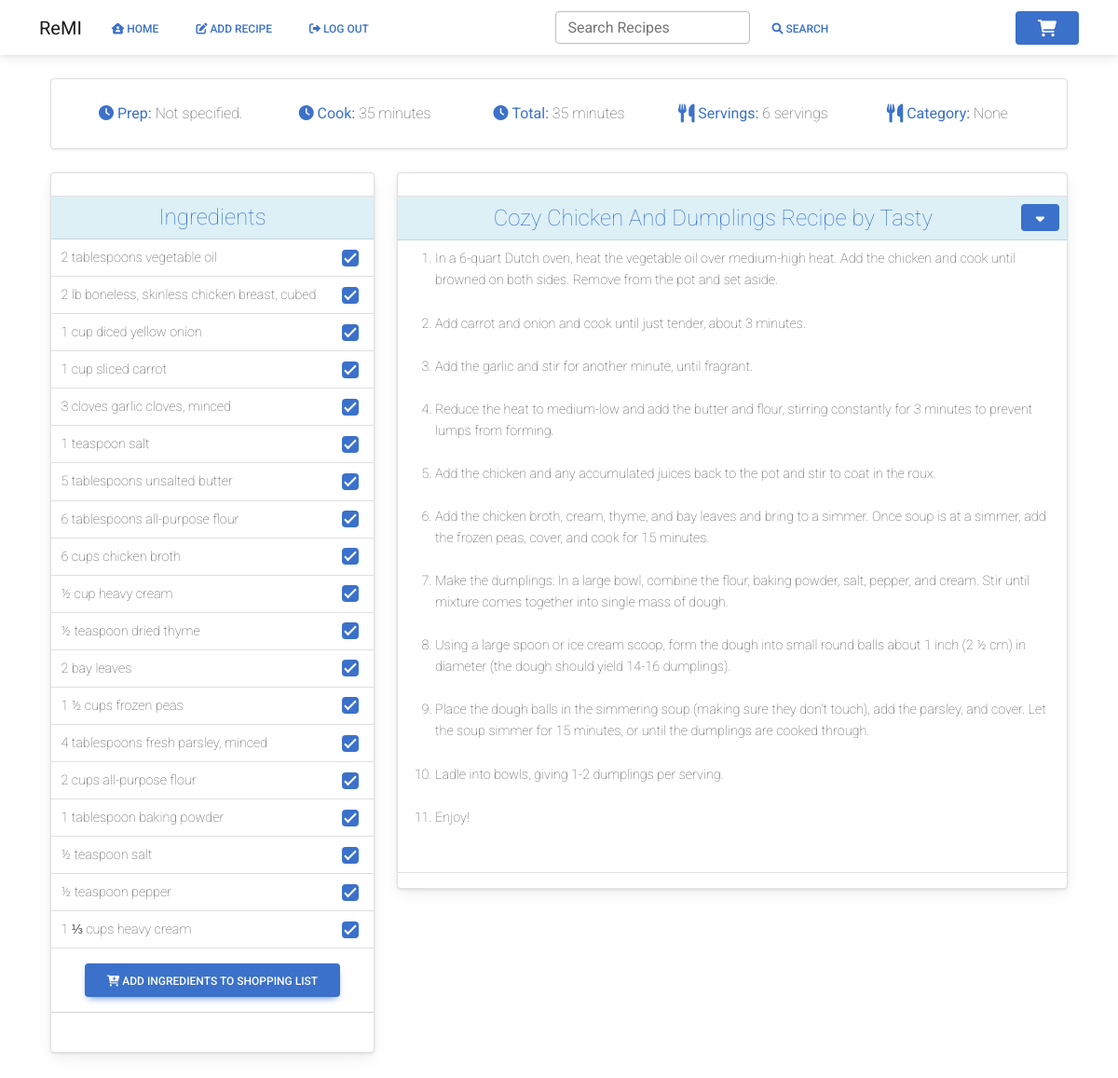
The page /random_recipe (signed in) on the database its author committed.
### website/models.py (models this page shows)
class Recipe(db.Model):
    id = db.Column(db.Integer, primary_key=True)
    uuid = db.Column(db.Integer, primary_key=False)
    username = db.Column(db.Integer, db.ForeignKey('user.id'))
    recipe_name = db.Column(db.String(200))
    prep_time = db.Column(db.Integer, primary_key=False)
    cook_time = db.Column(db.Integer, primary_key=False)
    total_time = db.Column(db.Integer, primary_key=False)
    ingredients = db.Column(db.String())
    servings = db.Column(db.String())
    ingredients_quantity = db.Column(db.String())
    ingredients_measurement = db.Column(db.String())
    instructions = db.Column(db.String())
    instructions_json = db.Column(db.String())
    original_url = db.Column(db.String())
    date_parsed = db.Column(db.String())
    image = db.Column(db.String())
    favorite = db.Column(db.Boolean, default=False)
    category = db.Column(db.String())
    ingredient_list = db.relationship('Ingredients')
    tags = db.relationship('Tag', secondary=recipe_tag, backref='recipe')

class Ingredients(db.Model):
    id = db.Column(db.Integer, primary_key=True)
    uuid = db.Column(db.Integer, primary_key=False)
    recipe = db.Column(db.Integer, db.ForeignKey('recipe.uuid'))
    ingredient = db.Column(db.String())
    ing_type = db.Column(db.String(), default="misc")
    ing_display = db.Column(db.String(), default="Misc.")

### website/views.py (the view, shortened to what this page needs)
@views.route('/random_recipe', methods=['POST', 'GET'])
@login_required
def random_recipe():
    shopping_list = ShoppingList.query.count()
    recipe = Recipe.query.filter_by(username=current_user.id).group_by(func.random()).first()
    ingredients = Ingredients.query.filter_by(uuid=recipe.uuid).all()
    return render_template("random_recipe.html", recipe=recipe, ingredients=ingredients, user=current_user,
                           shopping_list=shopping_list, view_id=recipe.uuid)

### website/__init__.py (called while the page is built)
def create_app():
    app = Flask(__name__)
    app.config['SECRET_KEY'] = 'sdf897sdf987'
    app.config['SQLALCHEMY_DATABASE_URI'] = f'sqlite:///{DB_NAME}'
    db.init_app(app)
    migrate.init_app(app, db)
    from .views import views
    from .auth import auth
    app.register_blueprint(views, url_prefix='/')
    app.register_blueprint(auth, url_prefix='/')
    from .models import User, Recipe
    with app.app_context():
        db.create_all()
    login_manager = LoginManager()
    login_manager.login_view = 'auth.login'
    login_manager.init_app(app)
    @login_manager.user_loader
    def load_user(id):
        return User.query.get(int(id))
    return app

### website/templates/random_recipe.html (shortened to what this page needs)
{% extends "base.html" %}
{% block content %}
<br>
<div class="container">
    <div class="row">
        <div class="col">
            <div class="card shadow-2 border" style="border-radius:4px;">
                <div class="card-body">
                    <div class="container">
                        <div class="row">
                            <div class="col text-center">
                                <span class="fw-lighter"><span class="text-primary"><i
                                        class="fa-solid fa-clock"></i> <b>Prep:</b></span> {{ recipe.prep_time }}</span>
                            </div>
                            <div class="col text-center">
                                <span class="fw-lighter"><span class="text-primary"><i
                                        class="fa-solid fa-clock"></i> <b>Cook:</b></span> {{ recipe.cook_time }}</span>
                            </div>
                            <div class="col text-center">
                                <span class="fw-lighter"><span class="text-primary"><i
                                        class="fa-solid fa-clock"></i> <b>Total:</b></span> {{ recipe.total_time }}</span>
                            </div>
                            <div class="col text-center">
                                <span class="fw-lighter"><span class="text-primary"><i class="fa fa-cutlery fa-lg"></i> <b>Servings:</b></span> {{ recipe.servings }}</span>
                            </div>
                            <div class="col text-center">
                                <span class="fw-lighter"><span class="text-primary"><i class="fa fa-cutlery fa-lg"></i> <b>Category:</b></span> {{ recipe.category  }}</span>
                            </div>
                        </div>
                    </div>
                </div>
            </div>
        </div>
    </div>
    <br>
    <form method="POST">
        <div class="row">
            <div class="col-4">
                <div class="card text-left bg-light mb-10" style="border-radius:4px;">
                    <div class="card shadow-2 border" style="border-radius:4px;">
                        <div class="card-header border-0 text-center" style="border-radius:4px;">
                        </div>
                        <div class="table-responsive">
                            <table class="table align-items-center table-flush table-sm">
                                <thead class="table-info">
                                <tr>
                                    <td class="border-top text-center align-middle" scope="col" colspan="2"><h4 class="mb-0"><span
                                            class="text-primary fw-lighter mb-0">Ingredients</span></h4></td>
                                </tr>
                                </thead>
                                <tbody>
                                {% for ingredient in ingredients %}
                                <tr>
                                    <td>
                                        <label class="form-check-label" for="ingredients"><span class="fw-lighter">{{ ingredient.ingredient
                                        }}</span></label><input type="hidden" name=category
                                    </td>
                                    <td>
                                        <input class="form-check-input" type="checkbox"
                                               value="{{ ingredient.ingredient }}"
                                               id="ingredients" name="ingredients" checked/>
                                    </td>
                                </tr>
                                {% endfor %}
                                </tbody>
                            </table>
                            <div class="col text-center">
                                <button type="submit" class="btn btn-primary"><i
                                        class="fa-sharp fa-solid fa-cart-plus"></i>
                                    Add Ingredients to Shopping List
                                </button>
    </form>
    <hr>
</div>
<br>
</div>
<div class="col-8">
    <div class="card text-left bg-light mb-10" style="border-radius:4px;">
        <div class="card shadow-2 border" style="border-radius:4px;">
            <div class="card-header border-0 text-center">
            </div>
            <div class="table-responsive">
                <table class="table align-items-center table-flush table-sm">
                    <thead class="table-info">
                    <tr>
                        <td class="border-top text-center align-middle" scope="col">
                            <h4 class="mb-0">
                                <span class="text-primary align-middle fw-lighter mb-0">{{ recipe.recipe_name }}</span>
                                <span style="float: right;">
                            <button
                                    class="btn btn-primary btn-sm float-right shadow-none"
                                    type="button"
                                    id="dropdownMenuButton"
                                    data-mdb-toggle="dropdown"
                                    aria-expanded="false"
                            >
                            </button>
                        </span>
                            </h4>
                        </td>
                    </tr>
                    </thead>
                    <tbody>
                    <tr>
                        <td>
                                    <span class="fw-lighter">
                    <ol>
                        {{ recipe.instructions|safe }}
                    </ol></span>
                        </td>
                    </tr>
                    </tbody>
                </table>
            </div>
        </div>
    </div>
</div>
<br>
{% endblock %}

### website/templates/base.html (shortened to what this page needs)
<!DOCTYPE html>
<html>
<head>
    <link href="https://cdnjs.cloudflare.com/ajax/libs/font-awesome/6.0.0/css/all.min.css" rel="stylesheet" />
    <link href="https://cdnjs.cloudflare.com/ajax/libs/mdb-ui-kit/6.0.1/mdb.min.css" rel="stylesheet" />
    <link rel="stylesheet" href="https://cdn.jsdelivr.net/npm/select2@4.1.0-rc.0/dist/css/select2.min.css" />
    <link rel="stylesheet"
        href="https://cdn.jsdelivr.net/npm/select2-bootstrap-5-theme@1.3.0/dist/select2-bootstrap-5-theme.min.css" />
</head>
<body>
    <nav class="navbar navbar-expand-lg navbar-light">
        <div class="container">
            <div class="d-flex">
                <a class="navbar-brand" href="#">ReMI</a>
                <div class="collapse navbar-collapse" id="navbarSupportedContent">
                    <ul class="navbar-nav mr-auto">
                        {% if user.is_authenticated %}
                        <li class="nav-item">
                            <a class="btn btn-link px-3 me-2" id="home" href="/"><i class="fa-solid fa-house-user"></i>
                                Home</a>
                        </li>
                        <li class="nav-item">
                            <a class="btn btn-link px-3 me-2" id="add_recipe" href="/add_recipe"><i
                                    class="fa-solid fa-pen-to-square"></i> Add Recipe</a>
                        </li>
                        <li class="nav-item">
                            <a class="btn btn-link px-3 me-2" id="logout" href="/logout"><i
                                    class="fa-solid fa-right-from-bracket"></i> Log Out</a>
                        </li>
                        {% endif %}
                    </ul>
                </div>
            </div>
            <div class="navbar-nav flex-row d-none d-md-flex">
                <form method="POST" action="/search" class="input-group w-auto my-auto d-none d-sm-flex">
                    <input autocomplete="off" type="search" name="search_query" class="form-control rounded" placeholder="Search Recipes"
                        style="min-width: 125px;" />
                    <button class="btn btn-link" type="submit"><i class="fa-solid fa-magnifying-glass"></i> Search</button>
                </form>
            </div>
            <div class="d-flex align-items-center">
                <a href="/cart" class="btn btn-primary shadow-none position-relative">
                </a>
            </div>
        </div>
    </nav>
    <div class="container">
        {% block content %}
        {% endblock %}
</body>
</html>

### rows shown on the page
Recipe: prep_time "Not specified.", cook_time "35 minutes", total_time "35 minutes", servings "6 servings", category "None", recipe_name "Cozy Chicken And Dumplings Recipe by Tasty", instructions "In a 6-quart Dutch oven, heat the vegetable oil over medium-high heat. Add the chicken and cook until browned on both sides. Remove from the pot and set aside. Add carrot and onion and cook until just tender, about 3 minutes. Add the garlic and stir for another minute, until fragrant. Reduce the heat to medium-low and add the butter and flour, stirring constantly for 3 minutes to prevent lumps from forming. Add the chicken and any accumulated juices back to the pot and stir to coat in the roux. Add the chicken broth, cream, thyme, and bay leaves and bring to a simmer. Once soup is at a simmer, add the frozen peas, cover, and cook for 15 minutes. Make the dumplings: In a large bowl, combine…"
Ingredients: ingredient "2 tablespoons vegetable oil"
Ingredients: ingredient "2 lb boneless, skinless chicken breast, cubed"
Ingredients: ingredient "1 cup diced yellow onion"
Ingredients: ingredient "1 cup sliced carrot"
Ingredients: ingredient "3 cloves garlic cloves, minced"
Ingredients: ingredient "1 teaspoon salt"
Ingredients: ingredient "5 tablespoons unsalted butter"
Ingredients: ingredient "6 tablespoons all-purpose flour"
Ingredients: ingredient "6 cups chicken broth"
Ingredients: ingredient "½ cup heavy cream"
Ingredients: ingredient "½ teaspoon dried thyme"
Ingredients: ingredient "2 bay leaves"
Ingredients: ingredient "1 ½ cups frozen peas"
Ingredients: ingredient "4 tablespoons fresh parsley, minced"
Ingredients: ingredient "2 cups all-purpose flour"
Ingredients: ingredient "1 tablespoon baking powder"
Ingredients: ingredient "½ teaspoon salt"
Ingredients: ingredient "½ teaspoon pepper"
Ingredients: ingredient "1 ⅓ cups heavy cream"
